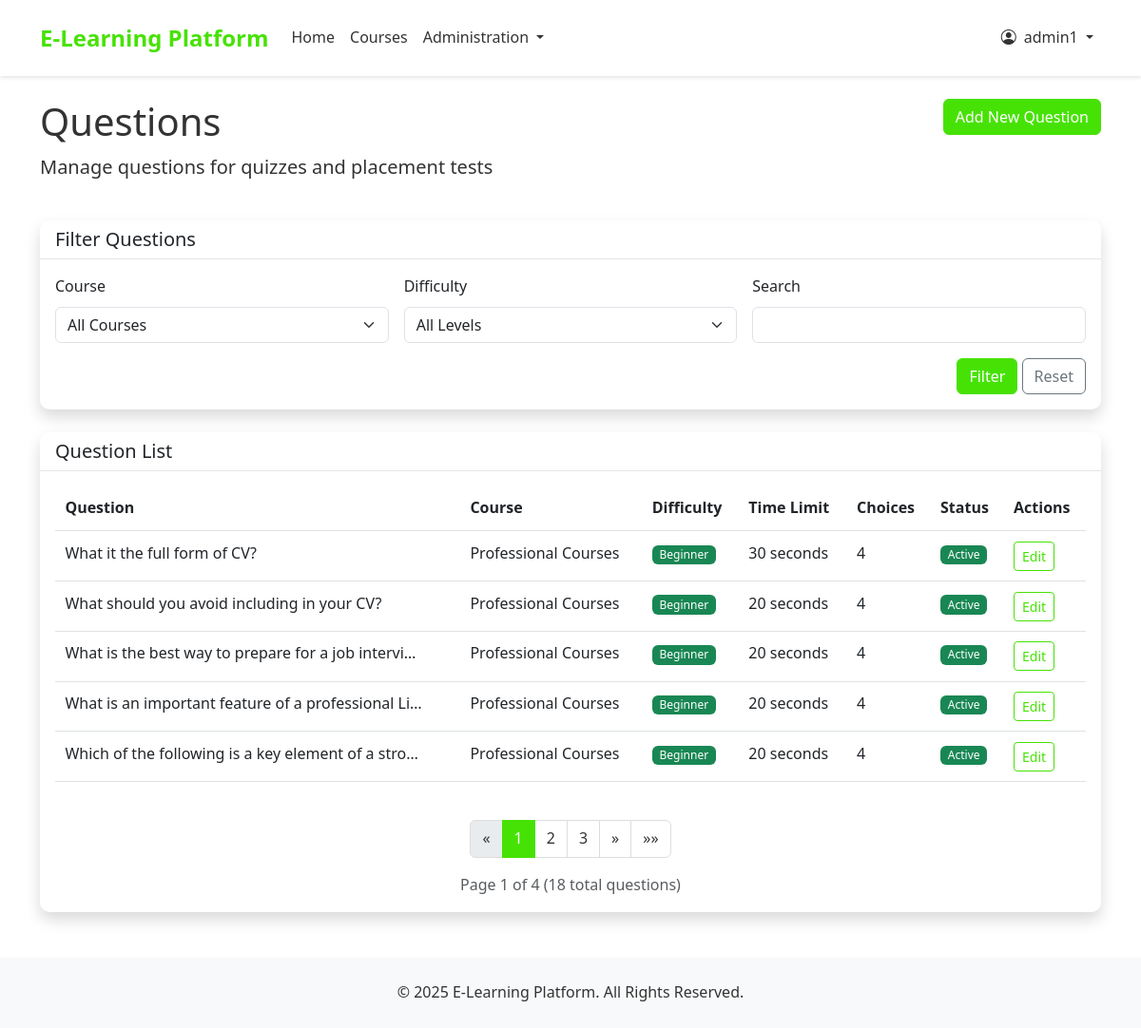
/quizzes/questions/ (signed in), run on the app's committed database.
### accounts/models.py (models this page shows, shortened)
class User(AbstractUser):
    USER_TYPE_CHOICES = (
        ('student', 'Student'),
        ('teacher', 'Teacher'),
        ('admin', 'Admin'),
    )
    user_type = models.CharField(max_length=10, choices=USER_TYPE_CHOICES, default='student')
    phone_number = models.CharField(max_length=15, blank=True, null=True)
    is_active = models.BooleanField(default=True)
    created_at = models.DateTimeField(auto_now_add=True)
    updated_at = models.DateTimeField(auto_now=True)
    is_organization = models.BooleanField(default=False)
    company_name = models.CharField(max_length=255, blank=True, null=True)
    contact_person = models.CharField(max_length=255, blank=True, null=True)
    number_of_trainees = models.PositiveIntegerField(default=0)
    start_date = models.DateField(blank=True, null=True)
    end_date = models.DateField(blank=True, null=True)
    student_id = models.CharField(max_length=5, blank=True, null=True, unique=True)
    def is_student(self):
        return self.user_type == 'student'

### quizzes/models.py (models this page shows, shortened)
class Question(models.Model):
    DIFFICULTY_CHOICES = (
        ('beginner', 'Beginner'),
        ('intermediate', 'Intermediate'),
        ('advanced', 'Advanced'),
    )
    QUESTION_TYPE_CHOICES = (
        ('multiple_choice', 'Multiple Choice (Single Select)'),
        ('multi_select', 'Multiple Choice (Multi Select)'),
        ('true_false', 'True/False'),
        ('dropdown', 'Dropdown'),
        ('star_rating', 'Star Rating'),
        ('likert_scale', 'Likert Scale'),
        ('matrix', 'Matrix Questions'),
        ('image_choice', 'Image Choice'),
        ('image_rating', 'Image Rating'),
        ('short_answer', 'Short Answer'),
        ('long_answer', 'Long Answer'),
        ('file_upload', 'File Upload'),
        ('voice_record', 'Voice Recording'),
        ('matching', 'Matching'),
    )
    course = models.ForeignKey(Course, on_delete=models.CASCADE, related_name='questions')
    text = models.TextField()
    question_type = models.CharField(max_length=20, choices=QUESTION_TYPE_CHOICES, default='multiple_choice')
    difficulty = models.CharField(max_length=15, choices=DIFFICULTY_CHOICES)
    time_limit = models.PositiveIntegerField(default=60, help_text="Time limit in seconds")
    is_active = models.BooleanField(default=True)
    image = models.ImageField(upload_to='question_images/', blank=True, null=True)
    audio = models.FileField(upload_to='question_audio/', blank=True, null=True)
    created_at = models.DateTimeField(auto_now_add=True)

### courses/models.py (models this page shows, shortened)
class Course(models.Model):
    title = models.CharField(max_length=200)
    slug = models.SlugField(max_length=200, unique=True, blank=True)
    description = models.TextField()
    overview = models.TextField(blank=True, null=True)
    placement_test_price = models.DecimalField(max_digits=6, decimal_places=2)
    is_active = models.BooleanField(default=True)
    created_at = models.DateTimeField(auto_now_add=True)
    updated_at = models.DateTimeField(auto_now=True)

### quizzes/views.py (the view)
# urls.py: path('questions/', views.question_list, name='question_list'),
@login_required
@user_passes_test(is_teacher_or_admin)
def question_list(request):
    from django.core.paginator import Paginator, EmptyPage, PageNotAnInteger
    questions = Question.objects.all().select_related('course')
    courses = Course.objects.all()
    difficulty_choices = Question.DIFFICULTY_CHOICES
    course_id = request.GET.get('course')
    difficulty = request.GET.get('difficulty')
    search = request.GET.get('search')
    if course_id:
        questions = questions.filter(course_id=course_id)
    if difficulty:
        questions = questions.filter(difficulty=difficulty)
    if search:
        questions = questions.filter(text__icontains=search)
    questions = questions.order_by('-created_at')
    paginator = Paginator(questions, 5)
    page = request.GET.get('page', 1)
    try:
        questions_page = paginator.page(page)
    except PageNotAnInteger:
        questions_page = paginator.page(1)
    except EmptyPage:
        questions_page = paginator.page(paginator.num_pages)
    return render(request, 'quizzes/question_list.html', {
        'questions': questions_page,
        'courses': courses,
        'difficulty_choices': difficulty_choices
    })

### templates/quizzes/question_list.html (shortened to what this page needs)
{% extends 'base.html' %}
{% block content %}
<div class="row mb-4">
    <div class="col-md-8">
        <h1>Questions</h1>
        <p class="lead">Manage questions for quizzes and placement tests</p>
    </div>
    <div class="col-md-4 text-end">
        <a href="{% url 'question_create' %}" class="btn btn-primary">Add New Question</a>
    </div>
</div>
<div class="row mb-4">
    <div class="col-12">
        <div class="card shadow">
            <div class="card-header bg-white">
                <h5 class="mb-0">Filter Questions</h5>
            </div>
            <div class="card-body">
                <form method="get" class="row g-3">
                    <div class="col-md-4">
                        <label for="course" class="form-label">Course</label>
                        <select class="form-select" id="course" name="course">
                            <option value="">All Courses</option>
                        </select>
                    </div>
                    <div class="col-md-4">
                        <label for="difficulty" class="form-label">Difficulty</label>
                        <select class="form-select" id="difficulty" name="difficulty">
                            <option value="">All Levels</option>
                        </select>
                    </div>
                    <div class="col-md-4">
                        <label for="search" class="form-label">Search</label>
                        <input type="text" class="form-control" id="search" name="search" value="{{ request.GET.search|default:'' }}">
                    </div>
                    <div class="col-12 text-end">
                        <button type="submit" class="btn btn-primary">Filter</button>
                        <a href="{% url 'question_list' %}" class="btn btn-outline-secondary">Reset</a>
                    </div>
                </form>
            </div>
        </div>
    </div>
</div>
<div class="row">
    <div class="col-12">
        <div class="card shadow">
            <div class="card-header bg-white">
                <h5 class="mb-0">Question List</h5>
            </div>
            <div class="card-body">
                {% if questions %}
                    <div class="table-responsive">
                        <table class="table">
                            <thead>
                                <tr>
                                    <th>Question</th>
                                    <th>Course</th>
                                    <th>Difficulty</th>
                                    <th>Time Limit</th>
                                    <th>Choices</th>
                                    <th>Status</th>
                                    <th>Actions</th>
                                </tr>
                            </thead>
                            <tbody>
                                {% for question in questions %}
                                    <tr>
                                        <td>{{ question.text|truncatechars:50 }}</td>
                                        <td>{{ question.course.title }}</td>
                                        <td>
                                            {% if question.difficulty == 'beginner' %}
                                                <span class="badge bg-success">Beginner</span>
                                            {% elif question.difficulty == 'intermediate' %}
                                                <span class="badge bg-warning">Intermediate</span>
                                            {% else %}
                                                <span class="badge bg-danger">Advanced</span>
                                            {% endif %}
                                        </td>
                                        <td>{{ question.time_limit }} seconds</td>
                                        <td>{{ question.choices.count }}</td>
                                        <td>
                                            {% if question.is_active %}
                                                <span class="badge bg-success">Active</span>
                                            {% else %}
                                                <span class="badge bg-danger">Inactive</span>
                                            {% endif %}
                                        </td>
                                        <td>
                                            <a href="{% url 'question_update' question.id %}" class="btn btn-sm btn-outline-primary">Edit</a>
                                        </td>
                                    </tr>
                                {% endfor %}
                            </tbody>
                        </table>
                    </div>
                    {% if questions.has_other_pages %}
                    <nav aria-label="Question list pagination" class="mt-4">
                        <ul class="pagination justify-content-center">
                            {% if questions.has_previous %}
                            <li class="page-item">
                                <a class="page-link" href="?page=1{% if request.GET.course %}&course={{ request.GET.course }}{% endif %}{% if request.GET.difficulty %}&difficulty={{ request.GET.difficulty }}{% endif %}{% if request.GET.search %}&search={{ request.GET.search }}{% endif %}" aria-label="First">
                                    <span aria-hidden="true">&laquo;&laquo;</span>
                                </a>
                            </li>
                            <li class="page-item">
                                <a class="page-link" href="?page={{ questions.previous_page_number }}{% if request.GET.course %}&course={{ request.GET.course }}{% endif %}{% if request.GET.difficulty %}&difficulty={{ request.GET.difficulty }}{% endif %}{% if request.GET.search %}&search={{ request.GET.search }}{% endif %}" aria-label="Previous">
                                    <span aria-hidden="true">&laquo;</span>
                                </a>
                            </li>
                            {% else %}
                            <li class="page-item disabled">
                                <span class="page-link" aria-hidden="true">&laquo;</span>
                            </li>
                            {% endif %}
                            {% for i in questions.paginator.page_range %}
                                {% if questions.number == i %}
                                <li class="page-item active">
                                    <span class="page-link">{{ i }}</span>
                                </li>
                                {% elif i > questions.number|add:'-3' and i < questions.number|add:'3' %}
                                <li class="page-item">
                                    <a class="page-link" href="?page={{ i }}">{{ i }}</a>
                                </li>
                                {% endif %}
                            {% endfor %}
                            {% if questions.has_next %}
                            <li class="page-item">
                                <a class="page-link" href="?page={{ questions.next_page_number }}" aria-label="Next">
                                    <span aria-hidden="true">&raquo;</span>
                                </a>
                            </li>
                            <li class="page-item">
                                <a class="page-link" href="?page={{ questions.paginator.num_pages }}" aria-label="Last">
                                    <span aria-hidden="true">&raquo;&raquo;</span>
                                </a>
                            </li>
                            {% else %}
                            <li class="page-item disabled">
                                <span class="page-link" aria-hidden="true">&raquo;</span>
                            </li>
                            {% endif %}
                        </ul>
                        <div class="text-center mt-2 text-muted">
                            Page {{ questions.number }} of {{ questions.paginator.num_pages }} ({{ questions.paginator.count }} total questions)
                        </div>
                    </nav>
                    {% endif %}
                {% else %}
                    <div class="alert alert-info">
                        <p class="mb-0">No questions found. {% if request.GET %}Try different filter options or {% endif %}<a href="{% url 'question_create' %}" class="alert-link">create a new question</a>.</p>
                    </div>
                {% endif %}
            </div>
        </div>
    </div>
</div>
{% endblock %}

### templates/base.html (shortened to what this page needs)
{% load static %}
<!DOCTYPE html>
<html lang="en">
<head>
    <link href="https://cdn.jsdelivr.net/npm/bootstrap@5.3.0-alpha1/dist/css/bootstrap.min.css" rel="stylesheet">
    <link rel="stylesheet" href="https://cdn.jsdelivr.net/npm/bootstrap-icons@1.10.0/font/bootstrap-icons.css">
    <link rel="stylesheet" href="{% static 'css/style.css' %}">
</head>
<body>
    <nav class="navbar navbar-expand-lg navbar-light sticky-top">
        <div class="container">
            <a class="navbar-brand" href="{% url 'home' %}">E-Learning Platform</a>
            <div class="collapse navbar-collapse" id="navbarNav">
                <ul class="navbar-nav me-auto">
                    <li class="nav-item">
                        <a class="nav-link {% if request.path == '/' %}active{% endif %}" href="{% url 'home' %}">Home</a>
                    </li>
                    <li class="nav-item">
                        <a class="nav-link {% if '/courses/' in request.path %}active{% endif %}" href="{% url 'course_list' %}">Courses</a>
                    </li>
                    {% if user.is_authenticated %}
                        {% if user.is_staff or user.is_superuser %}
                            <li class="nav-item dropdown">
                                <a class="nav-link dropdown-toggle" href="#" role="button" data-bs-toggle="dropdown">
                                    Administration
                                </a>
                            </li>
                        {% elif user.is_teacher %}
                            <li class="nav-item">
                                <a class="nav-link {% if '/events/' in request.path %}active{% endif %}" href="{% url 'view_events' %}">Events</a>
                            </li>
                        {% endif %}
                    {% endif %}
                </ul>
                <ul class="navbar-nav ms-auto">
                    {% if user.is_authenticated %}
                        <li class="nav-item dropdown">
                            <a class="nav-link dropdown-toggle" href="#" role="button" data-bs-toggle="dropdown">
                                <i class="bi bi-person-circle me-1"></i> {{ user.get_full_name|default:user.username }}
                            </a>
                        </li>
                    {% endif %}
                </ul>
            </div>
        </div>
    </nav>
    <main class="container mt-4">
        {% block content %}{% endblock %}
    </main>
    <footer class="footer">
        <div class="container text-center">
            <p class="mb-0">&copy; {% now "Y" %} E-Learning Platform. All Rights Reserved.</p>
        </div>
    </footer>
</body>
</html>

### data on the page
User: get_full_name "admin1"
Question: text "What it the full form of CV?", course "Professional Courses", difficulty "Beginner", time_limit "30", choices.count "4", is_active "Active"
Question: text "What should you avoid including in your CV?", course "Professional Courses", difficulty "Beginner", time_limit "20", choices.count "4", is_active "Active"
Question: text "What is the best way to prepare for a job intervi…", course "Professional Courses", difficulty "Beginner", time_limit "20", choices.count "4", is_active "Active"
Question: text "What is an important feature of a professional Li…", course "Professional Courses", difficulty "Beginner", time_limit "20", choices.count "4", is_active "Active"
Question: text "Which of the following is a key element of a stro…", course "Professional Courses", difficulty "Beginner", time_limit "20", choices.count "4", is_active "Active"

### other printed values
{{ i }} "1"
{{ i }} "2" "3"
{{ questions.number }} "1"
{{ questions.paginator.num_pages }} "4"
{{ questions.paginator.count }} "18"
